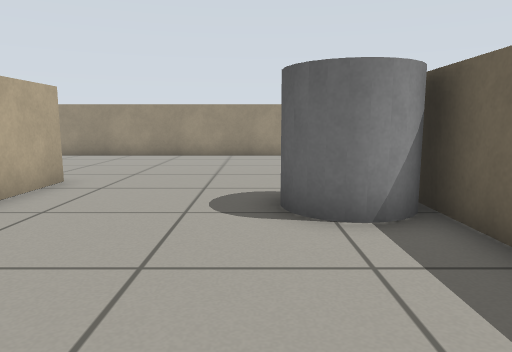
[1] (above)

15 first-person views from a walk through a robot-simulator world made for Gazebo. The camera is 0.61 m above the floor, tilts 8° down and sees 70° across. The floor is counted in squares, 0.5 m on a side. Each view is taken from the middle of a square. On the plan, view 1 faces up. The plan holds only what a view shows up to about 14 squares ahead; the rest is blank. The place goes on beyond the plan.

[2]
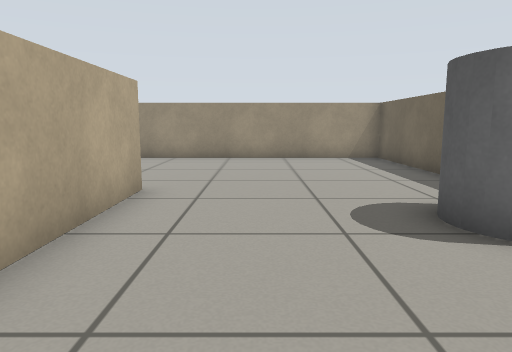

[3]
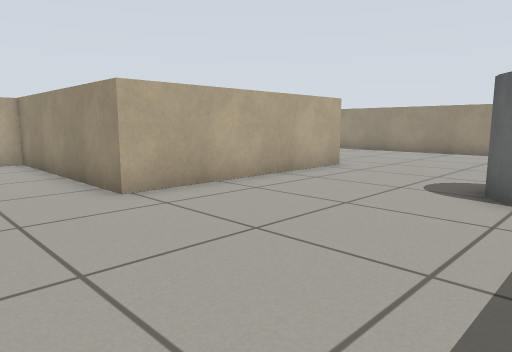

[4]
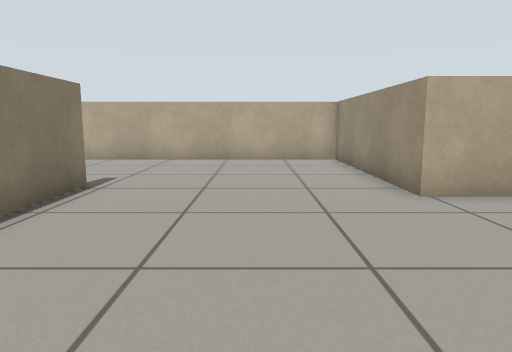

[5]
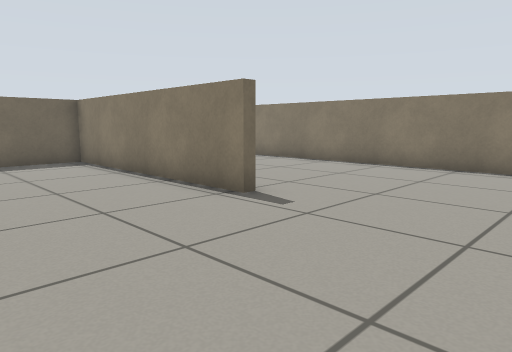

[6]
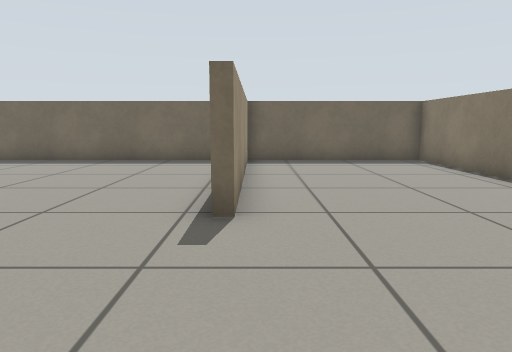

[7]
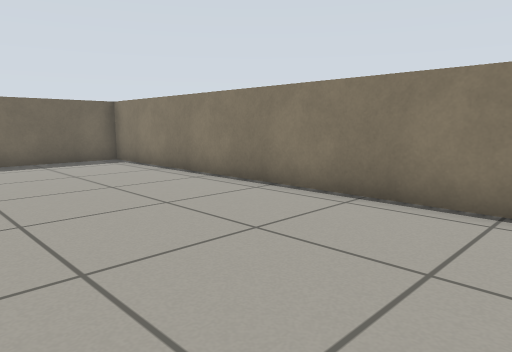

[8]
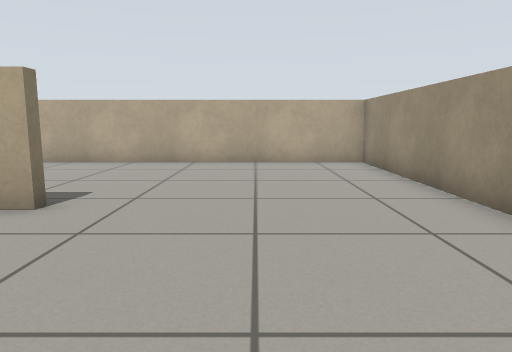

[9]
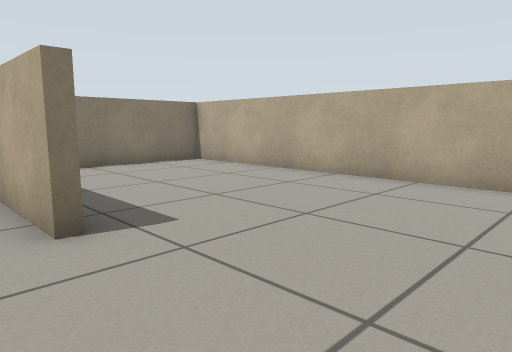

[10]
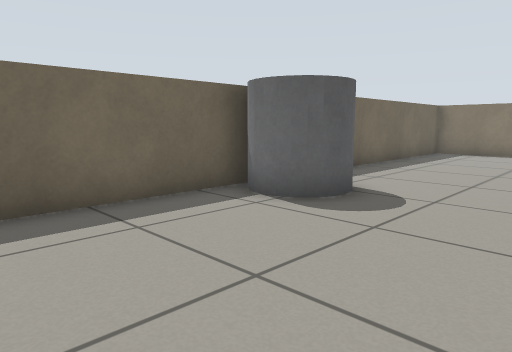

[11]
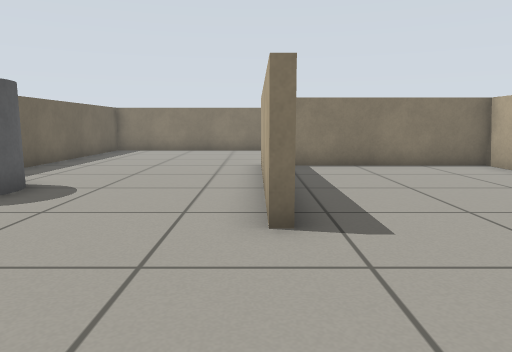

[12]
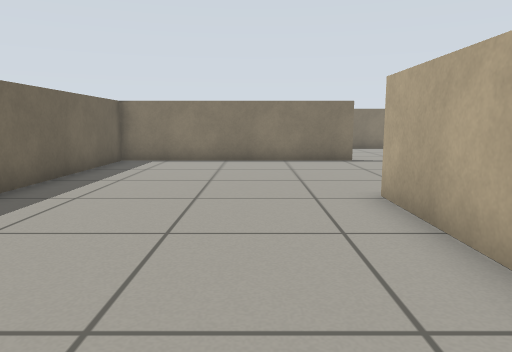

[13]
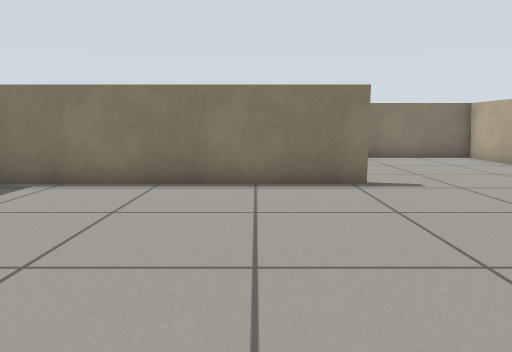

[14]
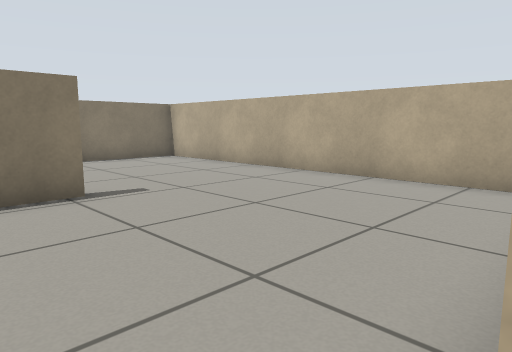

[15]
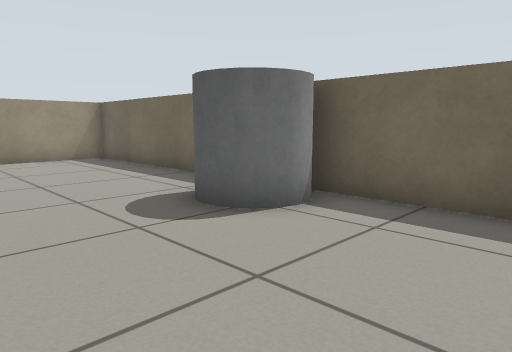

### Floor plan
Points are (right, up) in squares from view 1. A wall is a line through its corners. A room is listed if a view was taken in it or the views show most of it. See-through windows are left out.
Room 1 (views 1, 2, 3, 4, 5, 6, 7, 8, 9, 10, 11, 12, 13, 14, 15)
walls: (-5.4, -5.4) (2.6, -5.4) (2.6, 14.5) (-10.9, 14.5) (-10.9, 1.1) (-5.1, 1.1); (-4.2, 7.9) (-4.2, 0.8) (-10.9, 0.8) (-10.9, -11.6) (2.6, -11.6) (2.6, -5.6); (2.1, -5.7) (-5.4, -5.7)
objects: grey cylinder (0, 4) to (2, 6)

Where each view was taken, in squares from view 1:
view 1: 0 up, 0 right, facing up
view 2: 1 up, 2 left, facing up
view 3: 2 down, 2 right, facing up-left
view 4: 2 down, 2 right, facing left
view 5: 1 down, 10 left, facing down-right
view 6: 6 down, 10 left, facing right
view 7: 6 down, 10 left, facing down-right
view 8: 11 up, 1 right, facing left
view 9: 12 up, 3 left, facing down-left
view 10: 11 up, 3 left, facing down-right
view 11: 12 up, 4 left, facing down
view 12: 7 up, 2 left, facing down
view 13: 2 up, 3 left, facing down
view 14: 1 up, 3 left, facing down-left
view 15: 1 up, 3 left, facing up-right
